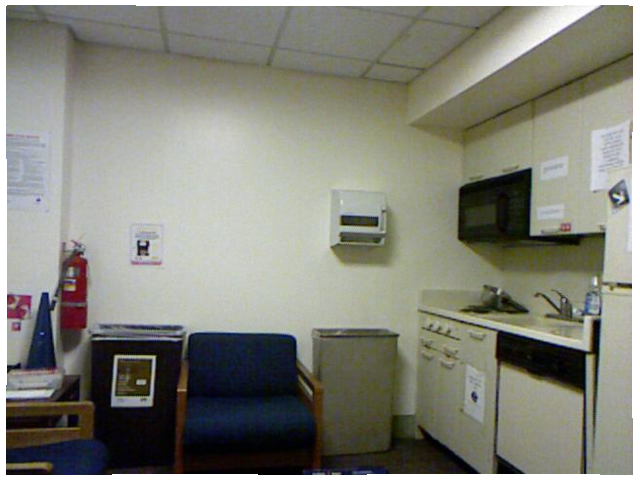
#> input picture Chapter2/dataset/00000_colors.png, 640 x 480 px
$ python pcd_from_rgbd.py
#> lines starting #> are read from the running program, lines starting #| are printed output that depends on the picture
import cv2
import numpy as np

color = cv2.imread("dataset/00000_colors.png")
#> color is the input picture: shape (480, 640, 3); mean B, G, R 121.7, 131.8, 131.3
depth = cv2.imread("dataset/00000_depth.png", cv2.IMREAD_UNCHANGED)
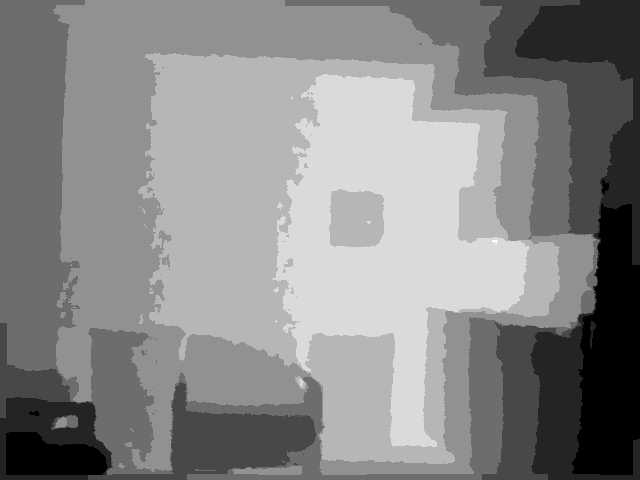
#> input picture Chapter2/dataset/00000_depth.png, 640 x 480 px
#> depth is the input picture: shape (480, 640) uint16; min 1798, max 3615, mean 2879.1
print("Depth shape:", depth.shape, "dtype:", depth.dtype)
#| Depth shape: (480, 640) dtype: uint16

fx = 582
fy = 582
cx = 313
cy = 238
K = np.array([[fx, 0, cx],
              [0, fy, cy],
              [0, 0, 1]], dtype=np.float32)

height, width = depth.shape
#> height = 480; width = 640
u, v = np.meshgrid(np.arange(width), np.arange(height))

Z = depth.astype(np.float32) / 1000.0 # mm -> m
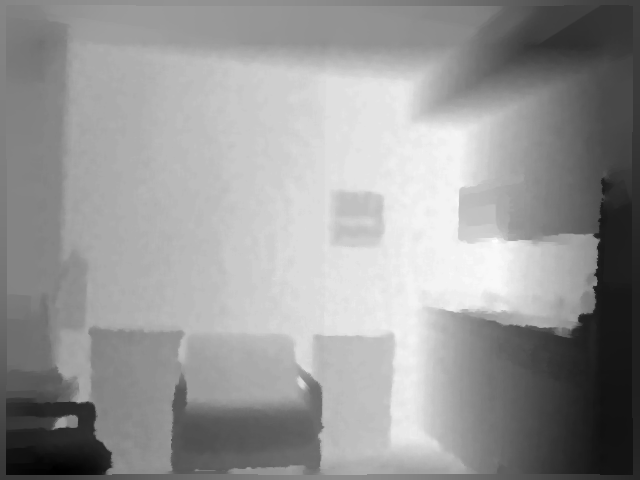
#> Z: shape (480, 640) float32; min 1.8, max 3.62, mean 2.88; drawn with min black and max white

X = (u - cx) * Z / fx
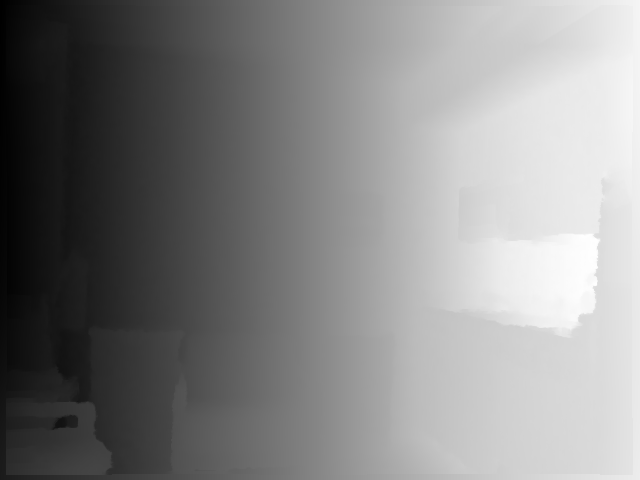
#> X: shape (480, 640) float64; min -1.48, max 1.36, mean 0.00684; drawn with min black and max white
Y = (v - cy) * Z / fy
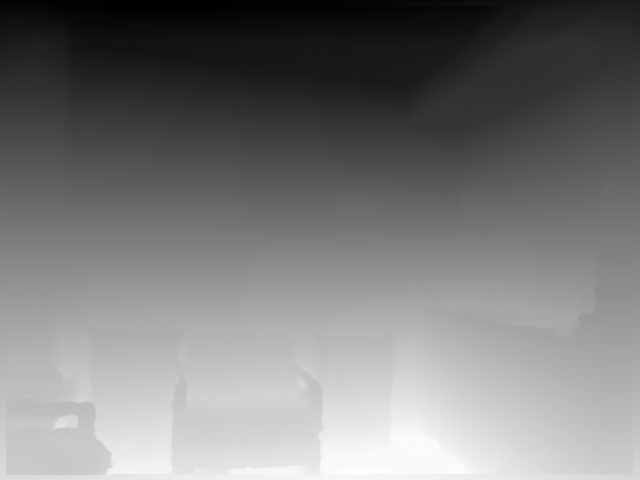
#> Y: shape (480, 640) float64; min -1.16, max 1.23, mean -0.012; drawn with min black and max white

mask = (Z > 0)
#> mask: shape (480, 640) bool; every value is 1

color_rgb = cv2.cvtColor(color, cv2.COLOR_BGR2RGB)
colors = color_rgb.reshape(-1, 3)
colors = colors[mask.reshape(-1)] / 255.0

points = np.stack((X, Y, Z), axis=-1)
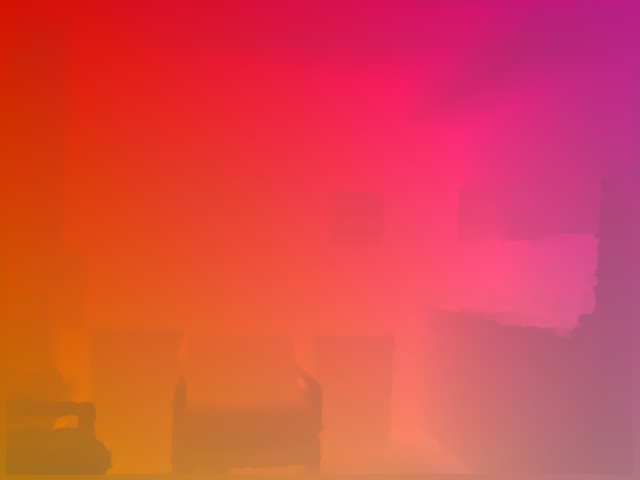
#> points: shape (480, 640, 3) float64; mean of channels 0, 1, 2 0.00684, -0.012, 2.88; drawn with min black and max white
points = points.reshape(-1, 3)
points = points[mask.reshape(-1)]
print("Valid points:", points.shape)
#| Valid points: (307200, 3)

import open3d as o3d
pcd = o3d.geometry.PointCloud()
pcd.points = o3d.utility.Vector3dVector(points)
pcd.colors = o3d.utility.Vector3dVector(colors)
o3d.visualization.draw_geometries([pcd])
